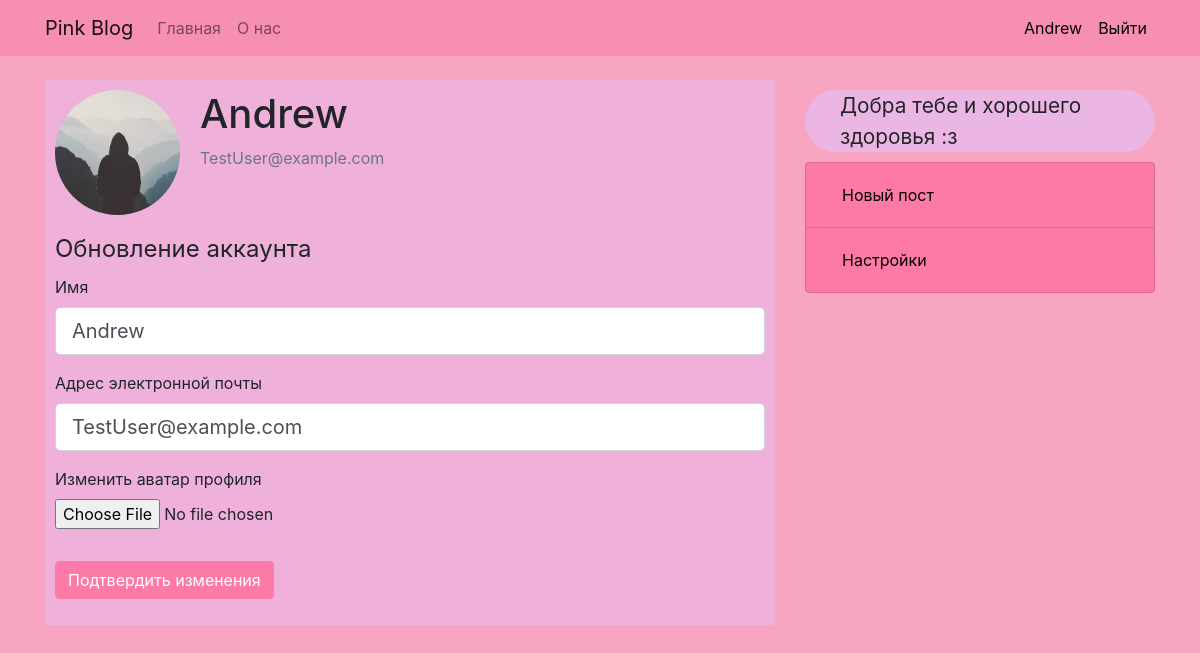
Screenshot of /account/Andrew/update (signed in) with the database file from the repository.
### pinkblog/models.py (models this page shows, shortened)
class User(db.Model, UserMixin):
    id = db.Column(db.Integer, primary_key=True)
    username = db.Column(db.String(20), unique=True, nullable=False)
    email = db.Column(db.String(20), unique=True, nullable=False)
    user_image = db.Column(db.String(20), unique=False, nullable=False, default='default.jpg')
    password = db.Column(db.String(20), unique=False, nullable=False)
    posts = db.relationship('Post', backref='author', lazy=True)
    comments = db.relationship('Comment', backref='author', lazy=True)

### pinkblog/routes.py (the view)
@app.route("/account/<string:username>/update", methods=['GET', 'POST'])
@login_required
def account_update(username):
    if current_user.username != username:
        redirect(url_for('home'))
    user = User.query.filter_by(username=username).first_or_404()
    form = UpdateAccountForm()
    if form.validate_on_submit():
        if form.picture.data:
            picture_file = save_pic(form.picture.data)
            current_user.user_image = picture_file
        current_user.username = form.username.data
        current_user.email = form.email.data
        db.session.commit()
        flash('Ваш аккаунт успешно обновлен!', 'success')
        return redirect(url_for('account_info', username=current_user.username))
    elif request.method == "GET":
        form.username.data = current_user.username
        form.email.data = current_user.email
    return render_template('update_account.html', user=user, form=form)

### pinkblog/forms.py (shortened to what this page needs)
class UpdateAccountForm(FlaskForm):
    username = StringField('Имя',
                        validators=[DataRequired(), Length(min=2, max=20)])
    email = StringField('Адрес электронной почты',
                        validators=[Email(), DataRequired()])
    picture = FileField('Изменить аватар профиля',
                        validators=[FileAllowed(['jpg', 'png', 'jfif'])])
    submit = SubmitField('Подтвердить изменения')

### pinkblog/models.py (called while the page is built)
@login_manager.user_loader
def load_user(user_id):
    return User.query.get(int(user_id))

### pinkblog/templates/update_account.html (shortened to what this page needs)
{% extends "layout.html" %}
{% block content %}
    <div class="content-section">
        <div class="media">
            <img class="rounded-circle account-img"
                src="{{ url_for('static', filename='profile_pics/'+user.user_image) }}" />
            <div class="media-body">
                <h2 class="account-heading">{{ user.username }}</h2>
                <p class="text-secondary">{{ user.email }}</p>
            </div>
        </div>
        <form method="POST" enctype="multipart/form-data">
            <fieldset class="form-group">
                <legend>Обновление аккаунта</legend>
                <div class="form-group">
                    {{ form.username.label(class="from-control-label") }}
                    {% if form.username.errors %}
                        {{ form.username(class="form-control form-control-lg is-invalid") }}
                        <div class="invalid-feedback">
                            {% for error in form.username.errors %}
                                <span>{{ error }}</span>
                            {% endfor %}
                        </div>
                    {% else %}
                        {{ form.username(class="form-control form-control-lg") }}
                    {% endif %}
                </div>
                <div class="form-group">
                    {{ form.email.label(class="from-control-label") }}
                    {% if form.email.errors %}
                        {{ form.email(class="form-control form-control-lg is-invalid") }}
                        <div class="invalid-feedback">
                            {% for error in form.email.errors %}
                                <span>{{ error }}</span>
                            {% endfor %}
                        </div>
                    {% else %}
                        {{ form.email(class="form-control form-control-lg") }}
                    {% endif %}
                </div>
                <div class="form-group">
                    {{ form.picture.label(class="from-control-label") }}
                    {{ form.picture(class="form-control-file") }}
                </div>
            </fieldset>
            <div class="form-group">
                {{ form.submit(class="btn btn-info") }}
            </div>
        </form>
    </div>
{% endblock %}

### pinkblog/templates/layout.html (shortened to what this page needs)
<!DOCTYPE html>
<html>
    <head>
        <link rel="stylesheet" href="https://stackpath.bootstrapcdn.com/bootstrap/4.4.1/css/bootstrap.min.css"
>
        <link rel="stylesheet" type="text/css" href="{{ url_for('static', filename='style.css') }}" />
    </head>
    <body>
        <header>
            <nav class="navbar navbar-light navbar-expand-lg mr-auto fixed-top">
                <div class="container">
                    <a class="navbar-brand" href="{{ url_for('home') }}">Pink Blog</a>
                    <div class="navbar-nav navbar-collapse" id="navbarToggle">
                        {% if active == 'home' %}
                            <a class="nav-item nav-link active" href="{{ url_for('home') }}">Главная</a>
                        {% else %}
                            <a class="nav-item nav-link" href="{{ url_for('home') }}">Главная</a>
                        {% endif %}
                        {% if active == 'about' %}
                            <a class="nav-item nav-link active" href="{{ url_for('about') }}">О нас</a>
                        {% else %}
                            <a class="nav-item nav-link" href="{{ url_for('about') }}">О нас</a>
                        {% endif %}
                    </div>
                    <div class="navbar-nav loginbar">
                        {% if current_user.is_authenticated%}
                            <a class="nav-item nav-link" href="{{ url_for('account_info', username=current_user.username) }}">{{ current_user.username }}</a>
                            <a class="nav-item nav-link" href="{{ url_for('logout') }}">Выйти</a>
                        {% else %}
                            <a class="nav-item nav-link" href="{{ url_for('login') }}">Войти</a>
                            <a class="nav-item nav-link" href="{{ url_for('register') }}">Зарегестрироваться</a>
                        {% endif %}
                    </div>
                </div>
            </nav>
        </header>
        <main class="container">
            <div class="row">
                <div class="col-md-8">
                    {% block content %}{% endblock %}
                </div>
                <div class="col-md-4">
                    <p class="wishings rounded-pill">Добра тебе и хорошего здоровья :з</p>
                    <ul class="nav flex-column list-group sidebar">
                        <li class="nav-item list-group-item"><a class="nav-link" href="{{ url_for('new_post') }}">Новый пост</a></li>
                        <li class="nav-item list-group-item"><a class="nav-link" href="#">Настройки</a></li>
                    </ul>
                </div>
            </div>
        </main>
    </body>
</html>

### pinkblog/static/style.css (style rules this page uses)
body { background: #f8a5c2; margin-top: 5rem; }
header { padding: 0; }
nav { background-color: #f78fb3; }
.navbar .loginbar .nav-link { color: black; }
.wishings { font-size: 1.3em; background-color: rgba(235, 184, 230, 0.932); margin: 10px 0px; padding: 0 10%;; }
.sidebar .nav-item { background-color: rgb(253, 121, 168); }
.sidebar .nav-item .nav-link { color: black; }
.content-section { background-color: rgba(235, 184, 230, 0.658); padding: 10px; }
.account-img { height: 125px; width: 125px; margin-right: 20px; margin-bottom: 16px; }
.account-heading { font-size: 2.5rem; }
.btn-info { background-color: rgba(253, 121, 168, 1); border-color: rgb(253, 121, 168); }

### rows the page displays
User: username "Andrew", user_image (placeholder picture), email "TestUser@example.com"
